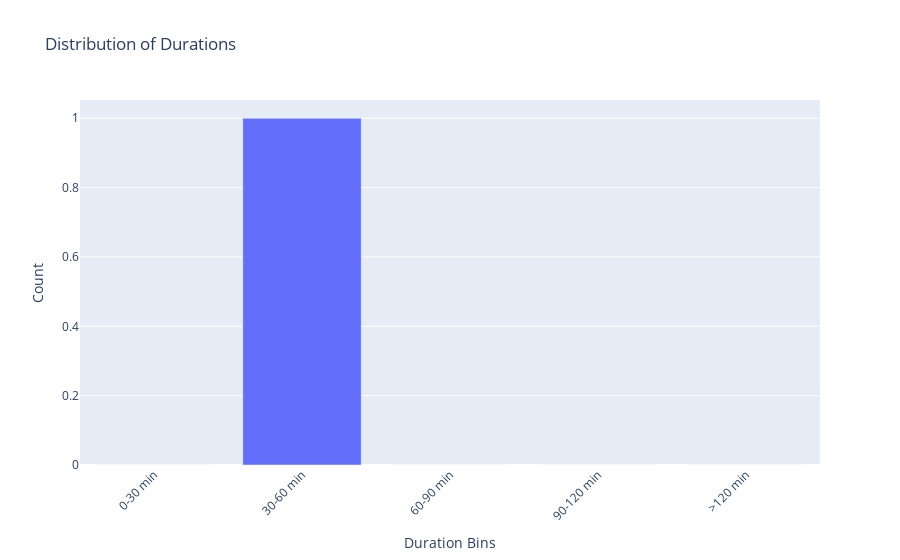
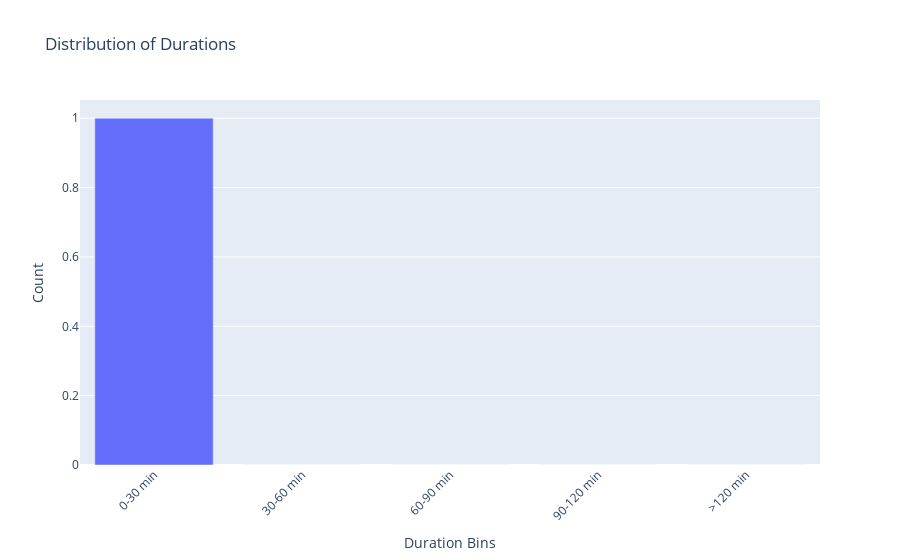
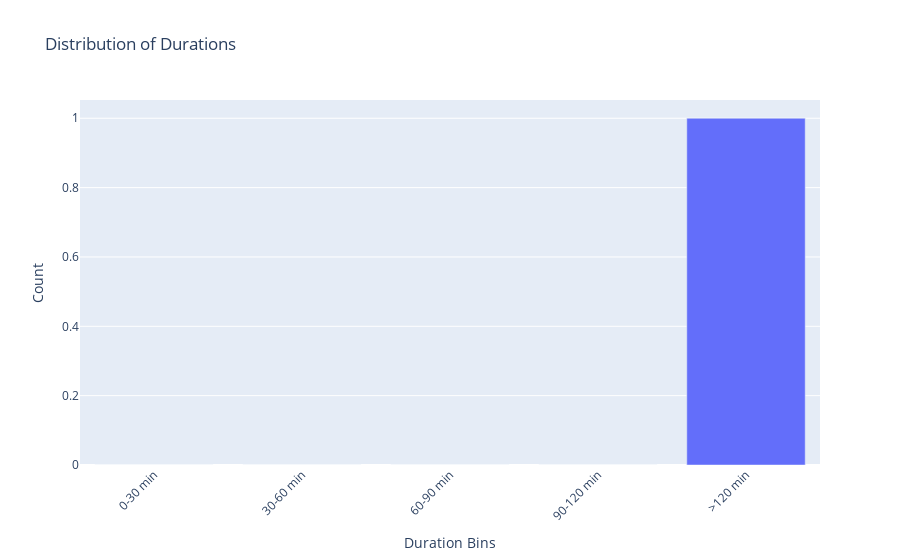

The cell these charts' notebook holds for them, in order:
### Code cell
for w in range(len(grouped_list)): ## Iterate over weekly house enterance data
    week, week_data = grouped_list[w]
    if not week_data.empty:
        week_df = week_data
        for i in range(1,len(week_df)): ## For each house in and out event
            current_off_time = week_df.iloc[i-1]['ts_off']
            next_on_time = week_df.iloc[i]['ts_on']
            time_difference = next_on_time - current_off_time
            # print('---------------------------------------------------------')
            # print(next_on_time, current_off_time, time_difference)
            on_off_diff = []
            activated_sensors = []
            for j in range(len(df)): # iterate over each sensor
                if j == 9:
                    continue

                sensor = df[j]['sensor']
                current_data = df[j]['filtered_df']
                if len(current_data) > 0:
                    filtered = current_data[(current_data['ts_on'] >= current_off_time) & (current_data['ts_off'] <= next_on_time)]
                    if not filtered.empty:     
                        activated_sensors.append({'sensor':sensor, 'count': len(filtered)})
                    else:
                        pass

            if len(activated_sensors) == 0:
                on_off_diff.append([next_on_time, current_off_time, time_difference])
        plot_duration_distribution2(on_off_diff)

### Figure 1 — Plotly figure (JSON) as saved in the notebook; plotly's stock layout.template omitted (floating-point values rounded to 4 significant figures)
{"data": [{"alignmentgroup": "True", "hovertemplate": "Duration Bins=%{x}<br>Count=%{y}<extra></extra>", "legendgroup": "", "marker": {"color": "#636efa", "pattern": {"shape": ""}}, "name": "", "offsetgroup": "", "orientation": "v", "showlegend": false, "textposition": "auto", "type": "bar", "x": ["0-30 min", "30-60 min", "60-90 min", "90-120 min", ">120 min"], "xaxis": "x", "y": [0, 1, 0, 0, 0], "yaxis": "y"}], "layout": {"barmode": "relative", "legend": {"tracegroupgap": 0}, "title": {"text": "Distribution of Durations"}, "xaxis": {"anchor": "y", "domain": [0, 1], "tickangle": -45, "title": {"text": "Duration Bins"}}, "yaxis": {"anchor": "x", "domain": [0, 1], "title": {"text": "Count"}}}}

### Figure 2 — Plotly figure (JSON) as saved in the notebook; plotly's stock layout.template omitted (floating-point values rounded to 4 significant figures)
{"data": [{"alignmentgroup": "True", "hovertemplate": "Duration Bins=%{x}<br>Count=%{y}<extra></extra>", "legendgroup": "", "marker": {"color": "#636efa", "pattern": {"shape": ""}}, "name": "", "offsetgroup": "", "orientation": "v", "showlegend": false, "textposition": "auto", "type": "bar", "x": ["0-30 min", "30-60 min", "60-90 min", "90-120 min", ">120 min"], "xaxis": "x", "y": [1, 0, 0, 0, 0], "yaxis": "y"}], "layout": {"barmode": "relative", "legend": {"tracegroupgap": 0}, "title": {"text": "Distribution of Durations"}, "xaxis": {"anchor": "y", "domain": [0, 1], "tickangle": -45, "title": {"text": "Duration Bins"}}, "yaxis": {"anchor": "x", "domain": [0, 1], "title": {"text": "Count"}}}}

### Figure 3 — Plotly figure (JSON) as saved in the notebook; plotly's stock layout.template omitted (floating-point values rounded to 4 significant figures)
{"data": [{"alignmentgroup": "True", "hovertemplate": "Duration Bins=%{x}<br>Count=%{y}<extra></extra>", "legendgroup": "", "marker": {"color": "#636efa", "pattern": {"shape": ""}}, "name": "", "offsetgroup": "", "orientation": "v", "showlegend": false, "textposition": "auto", "type": "bar", "x": ["0-30 min", "30-60 min", "60-90 min", "90-120 min", ">120 min"], "xaxis": "x", "y": [0, 0, 0, 0, 1], "yaxis": "y"}], "layout": {"barmode": "relative", "legend": {"tracegroupgap": 0}, "title": {"text": "Distribution of Durations"}, "xaxis": {"anchor": "y", "domain": [0, 1], "tickangle": -45, "title": {"text": "Duration Bins"}}, "yaxis": {"anchor": "x", "domain": [0, 1], "title": {"text": "Count"}}}}
